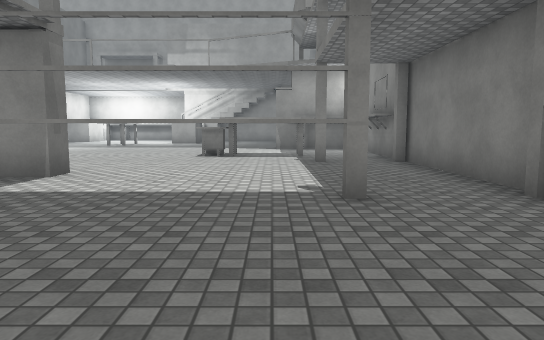
view 1 (above)

16 first-person views from a walk through a 3-D level made in the Unity game engine. The camera is 1.3 m above the floor, tilts 6° down and sees 70° across. The floor is counted in squares, 2 m on a side. Each view is taken from the middle of a square. On the plan, view 1 faces up. The plan holds only what a view shows up to about 11 squares ahead; the rest is blank. The place goes on beyond the plan. The player is left out. Some surface patterns are stand-ins.

view 2
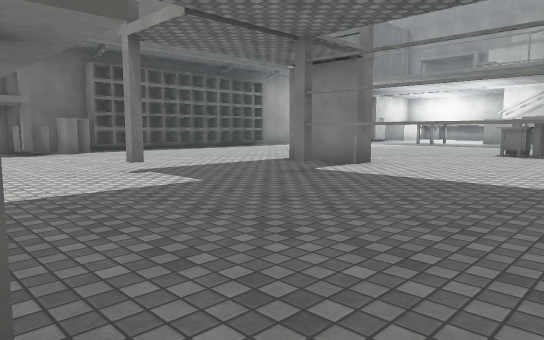

view 3
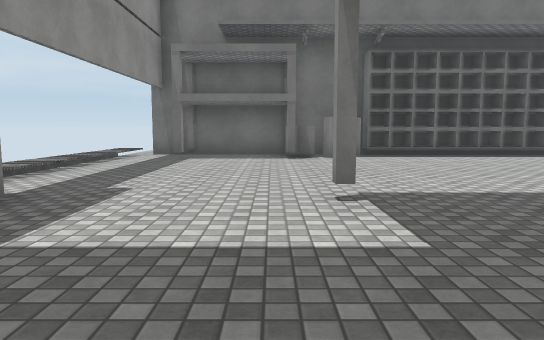

view 4
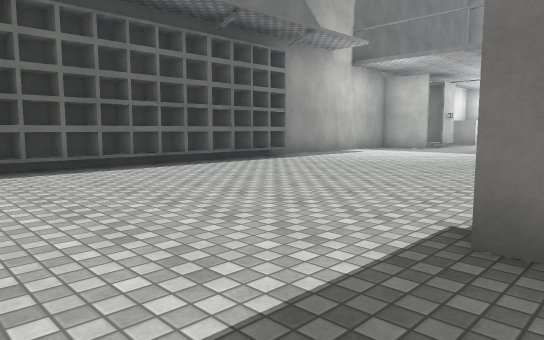

view 5
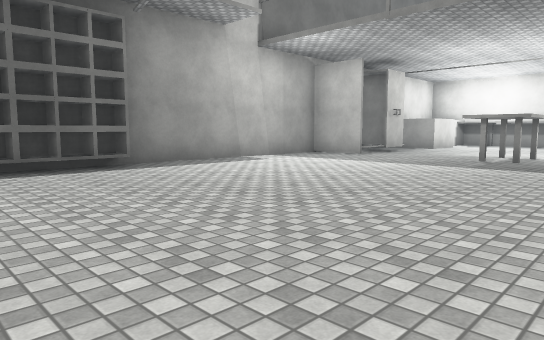

view 6
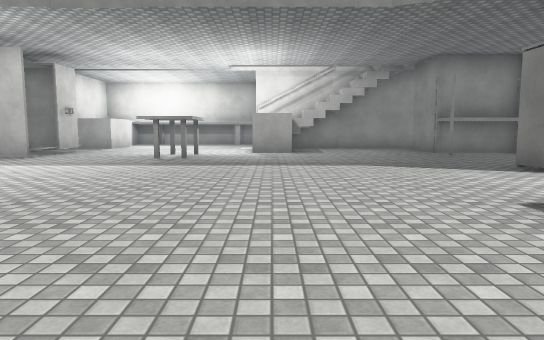

view 7
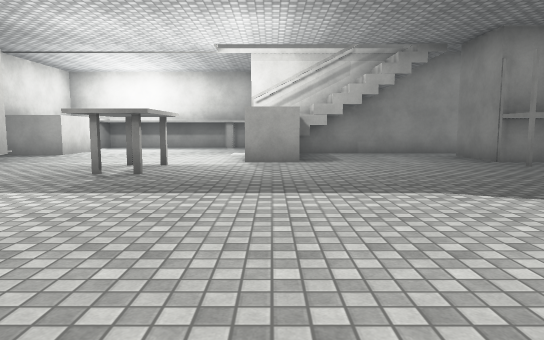

view 8
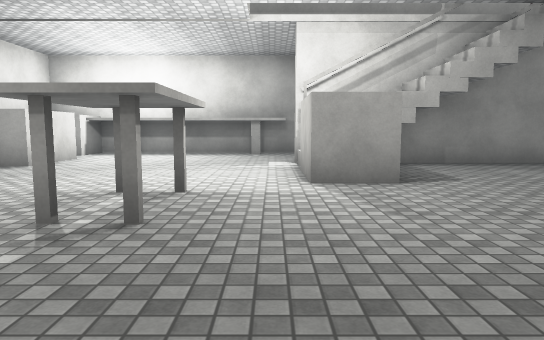

view 9
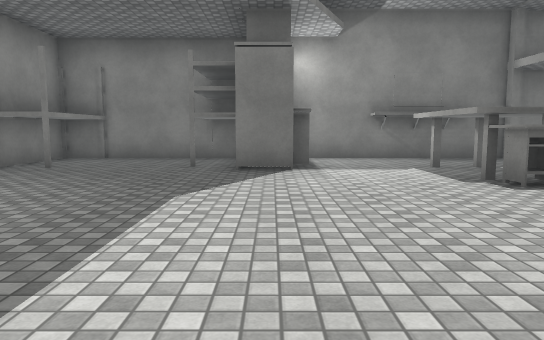

view 10
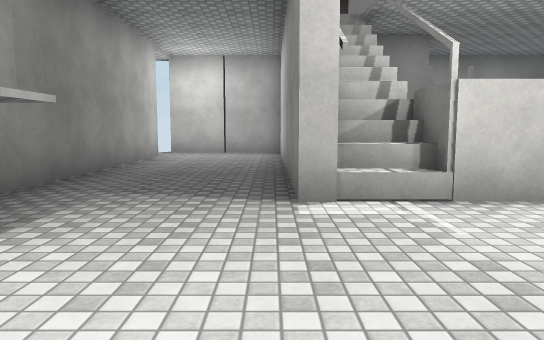

view 11
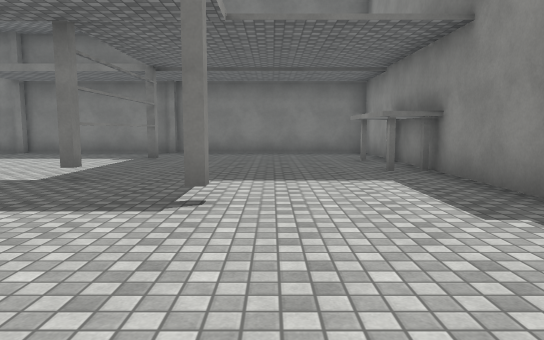

view 12
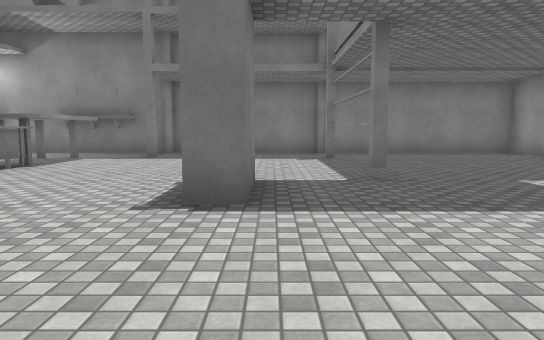

view 13
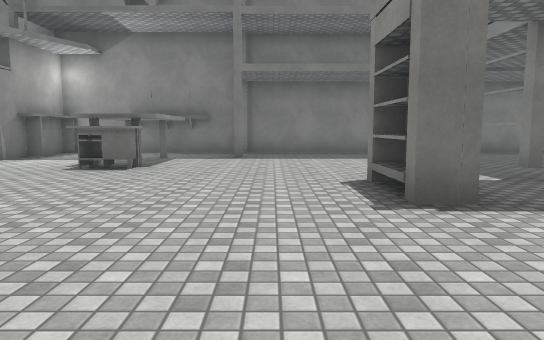

view 14
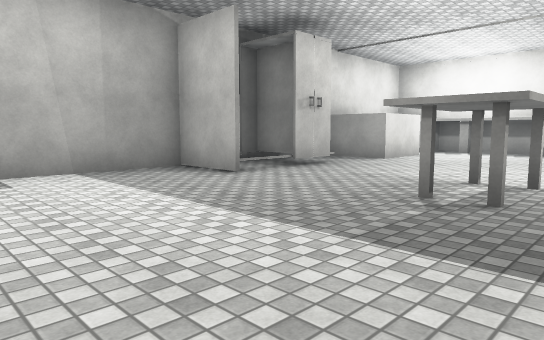

view 15
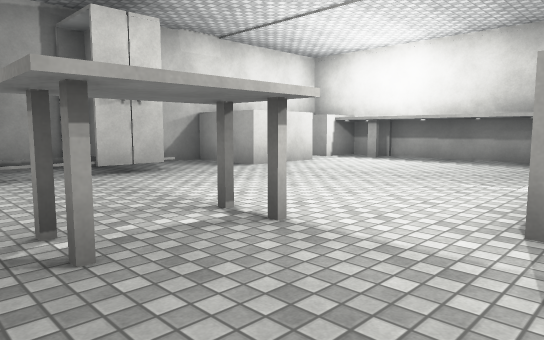

view 16
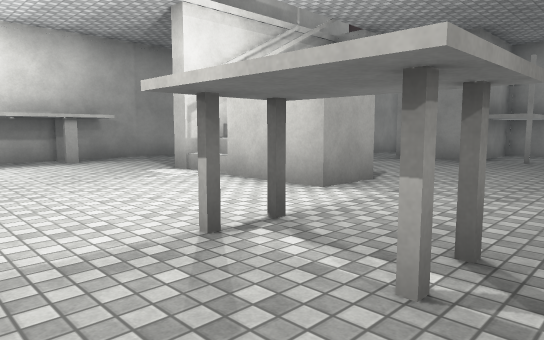

### Floor plan
Key: @ floor where view 1 was taken; # wall or solid block; . floor; T table; H thing the floor can be seen under or through; O other object.
Columns run from 11 left of view 1 to 3 right of it. Each row starts with its distance up from view 1.
 24  ############..
 23  ##...........#
 22  .............#
 21  #............#
 20 ##.....########
 19 #......##...##
 18 #O.....#....###
 17 #O...T........O
 16 #O...T........#
 15 #.............#
 14 #...........O.#
 13 #..........O###
 12 #.............#
 11 #.............#
 10 O.........TTT.#
  9 O.........TTT.#
  8 O.............#
  7 O.............#
  6 O.............#
  5 O......##.....#
  4 O........HHHH.#
  3 #.............#
  2 #O....#.......#
  1 #.............#
  0 #..........@..#
 -1 #........TTT..#
 -2 #......########

Positions as (right, up) in squares from view 1, and headings:
1: (0, 0), facing up
2: (1, -1), facing up-left
3: (-1, 1), facing left
4: (-4, 3), facing up-left
5: (-4, 7), facing up-left
6: (-4, 7), facing up
7: (-4, 10), facing up
8: (-5, 13), facing up
9: (-6, 13), facing right
10: (-8, 21), facing right
11: (-8, 1), facing right
12: (-8, 5), facing right
13: (-8, 7), facing right
14: (-5, 12), facing up-left
15: (-4, 15), facing up-left
16: (-8, 15), facing up-right
